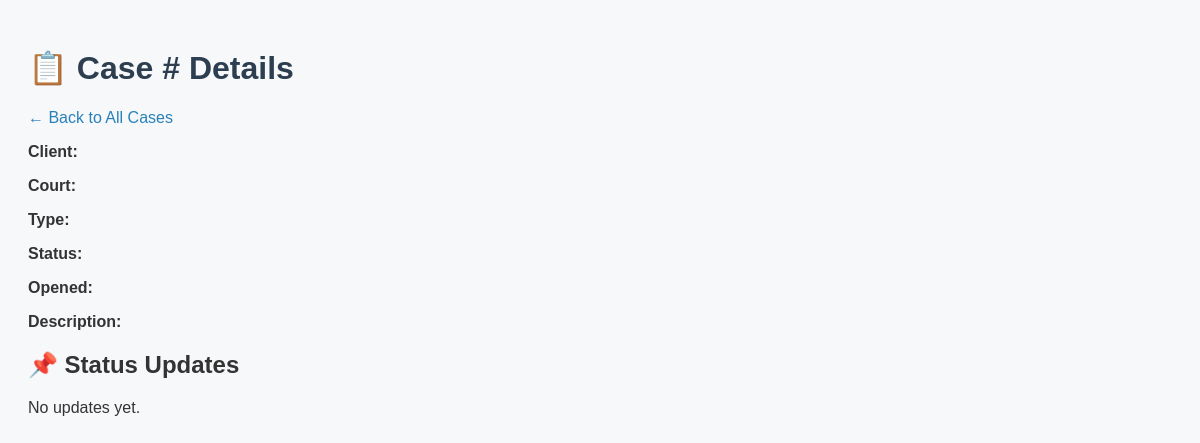
Before: /case/9 with the older database file.
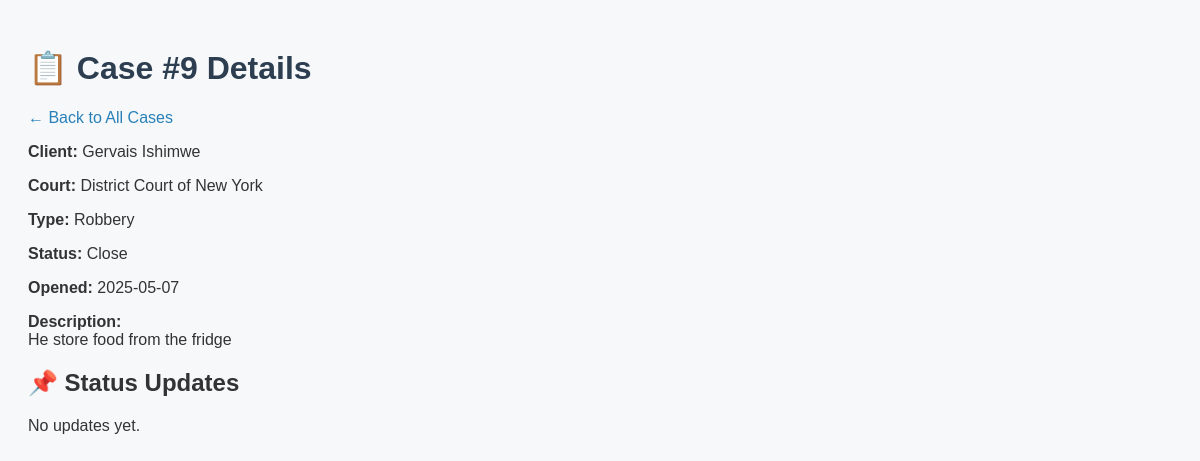
After: the same page with the newer database file.
### tables this page shows
CREATE TABLE Cases (
    case_id INTEGER PRIMARY KEY AUTOINCREMENT,
    client_id INTEGER,
    court_id INTEGER,
    case_type TEXT,
    description TEXT,
    status TEXT,
    opened_date DATE,
    FOREIGN KEY (client_id) REFERENCES Clients(client_id),
    FOREIGN KEY (court_id) REFERENCES Courts(court_id)
);

CREATE TABLE Clients (
    client_id INTEGER PRIMARY KEY AUTOINCREMENT,
    name TEXT NOT NULL,
    email TEXT,
    phone TEXT
);

CREATE TABLE Courts (
    court_id INTEGER PRIMARY KEY AUTOINCREMENT,
    court_name TEXT NOT NULL,
    location TEXT
);

### app.py (the view)
@app.route('/case/<int:case_id>')
def case_detail(case_id):
    conn = connect_db()
    cur = conn.cursor()
    cur.execute("""
        SELECT c.case_id, cl.name, ct.court_name, c.case_type, c.description, c.status, c.opened_date
        FROM Cases c
        JOIN Clients cl ON c.client_id = cl.client_id
        JOIN Courts ct ON c.court_id = ct.court_id
        WHERE c.case_id = ?
    """, (case_id,))
    case = cur.fetchone()
    cur.execute("""
        SELECT update_date, status_detail
        FROM StatusUpdates
        WHERE case_id = ?
        ORDER BY update_date DESC
    """, (case_id,))
    updates = cur.fetchall()
    conn.close()
    return render_template('case_detail.html', case=case, updates=updates)

### app.py (called while the page is built)
def connect_db():
    return sqlite3.connect("lawyer_cases.db")

### templates/case_detail.html (shortened to what this page needs)
<!DOCTYPE html>
<html>
<head>
    <link rel="stylesheet" href="{{ url_for('static', filename='style.css') }}">
</head>
<body>
    <h1>📋 Case #{{ case[0] }} Details</h1>
    <a href="/">← Back to All Cases</a>
    <p><strong>Client:</strong> {{ case[1] }}</p>
    <p><strong>Court:</strong> {{ case[2] }}</p>
    <p><strong>Type:</strong> {{ case[3] }}</p>
    <p><strong>Status:</strong> {{ case[5] }}</p>
    <p><strong>Opened:</strong> {{ case[6] }}</p>
    <p><strong>Description:</strong><br>{{ case[4] }}</p>
    <h2>📌 Status Updates</h2>
    {% if updates %}
        <ul>
        {% for update in updates %}
            <li>{{ update[0] }} – {{ update[1] }}</li>
        {% endfor %}
        </ul>
    {% else %}
        <p>No updates yet.</p>
    {% endif %}
</body>
</html>

Changed rows visible on the page:
added Cases: case_id "9", case_type "Robbery", status "Close", opened_date "2025-05-07", description "He store food from the fridge"
added Clients: name "Gervais Ishimwe"
now on this page (row unchanged): Courts: court_name "District Court of New York"
